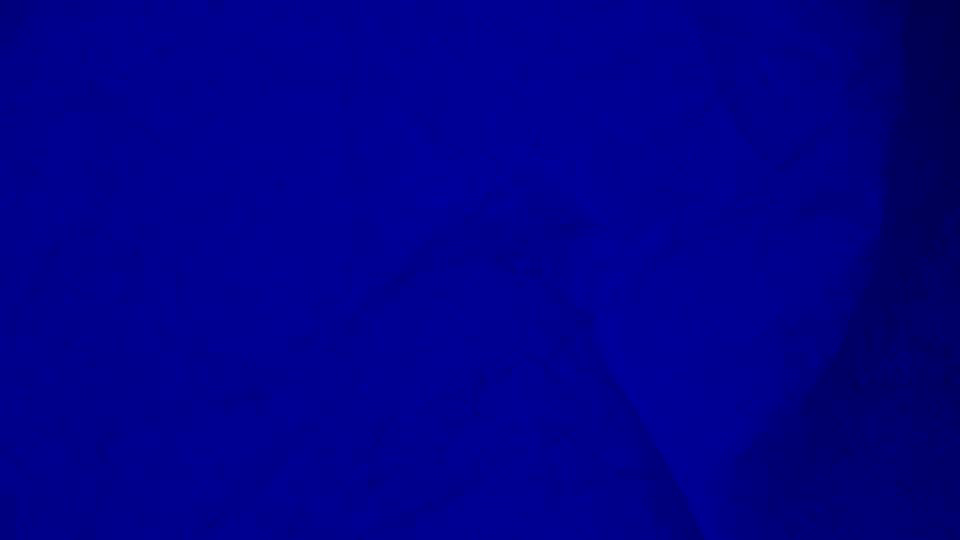
#> input picture frame 33 of resources/blue.mp4, 960 x 540 px, given in place of rgb.mp4, which was not available
$ python main.py
#> lines starting #> are read from the running program, lines starting #| are printed output that depends on the picture; after the words box and inside, x2 and y2 are one past the last pixel; in counts of white or black regions, pixels touching at a corner belong together; pictures that were not available may be replaced by others from this repository, and a replacement may not be noted
import cv2, numpy as np

cap = cv2.VideoCapture("resources/rgb.mp4")

while cap.isOpened():
    ret, frame = cap.read()
#> frame is the input picture: shape (540, 960, 3); mean B, G, R 137.3, 0, 0
    if not ret:
        print("Can't read frames(no more frames)")
        break
    h, w, _ = frame.shape
#> h = 540; w = 960
    frame = cv2.resize(frame, (w//4, h//4))
#> frame: shape (135, 240, 3)
    cv2.imshow("Blue Frames", frame[:,:,0])
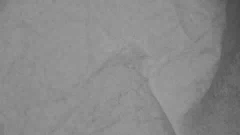
#> window 'Blue Frames': shape (135, 240); min 73, max 159, mean 137.4
    cv2.imshow("Green Frames", frame[:,:,1])
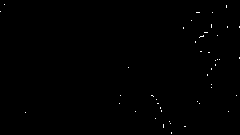
#> window 'Green Frames': shape (135, 240); values 0 (black) and 1 (white), 0.25% white in thin lines or dots
    cv2.imshow("Red Frames", frame[:,:,2])
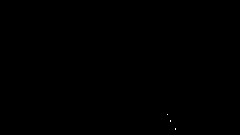
#> window 'Red Frames': shape (135, 240); values 0 (black) and 1 (white), 0.02% white in thin lines or dots, all inside (x1, y1, x2, y2) = (167, 114, 176, 130)
    if cv2.waitKey(25) & 0xFF == ord('q'):
#> (key q is pressed here)
        break


cap.release()
cv2.destroyAllWindows()

$ run again, starting later in the video
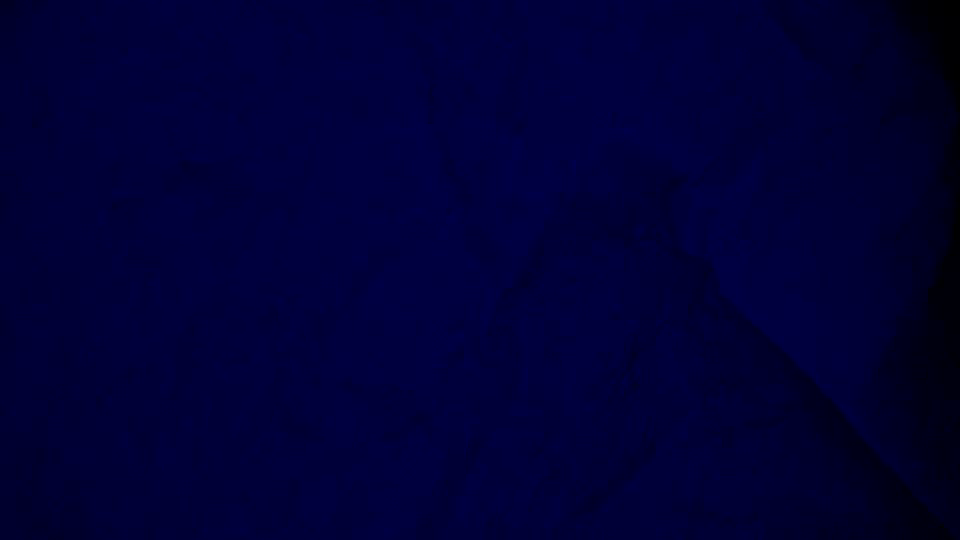
#> input picture frame 149 of resources/blue.mp4, 960 x 540 px, given in place of rgb.mp4, which was not available
#> frame is the input picture: shape (540, 960, 3); mean B, G, R 53.9, 0, 0
#> frame: shape (135, 240, 3)
#> `cv2.imshow("Blue Frames", frame[:,:,0])`:
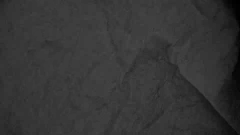
#> window 'Blue Frames': shape (135, 240); min 0, max 75, mean 53.9

$ run again, starting later in the video
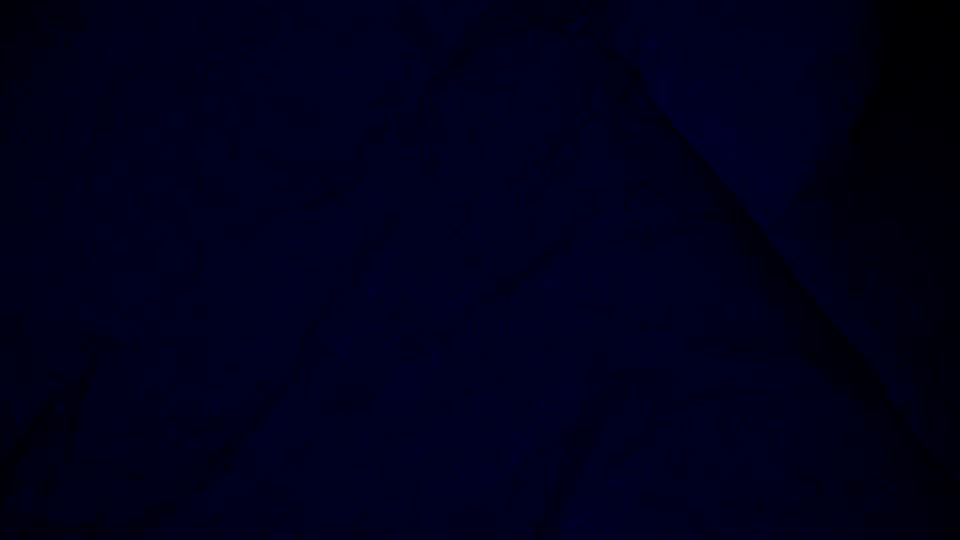
#> input picture frame 265 of resources/blue.mp4, 960 x 540 px, given in place of rgb.mp4, which was not available
#> frame is the input picture: shape (540, 960, 3); mean B, G, R 26.6, 0, 0
#> frame: shape (135, 240, 3)
#> `cv2.imshow("Blue Frames", frame[:,:,0])`:
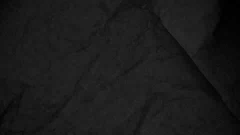
#> window 'Blue Frames': shape (135, 240); min 0, max 44, mean 26.6
